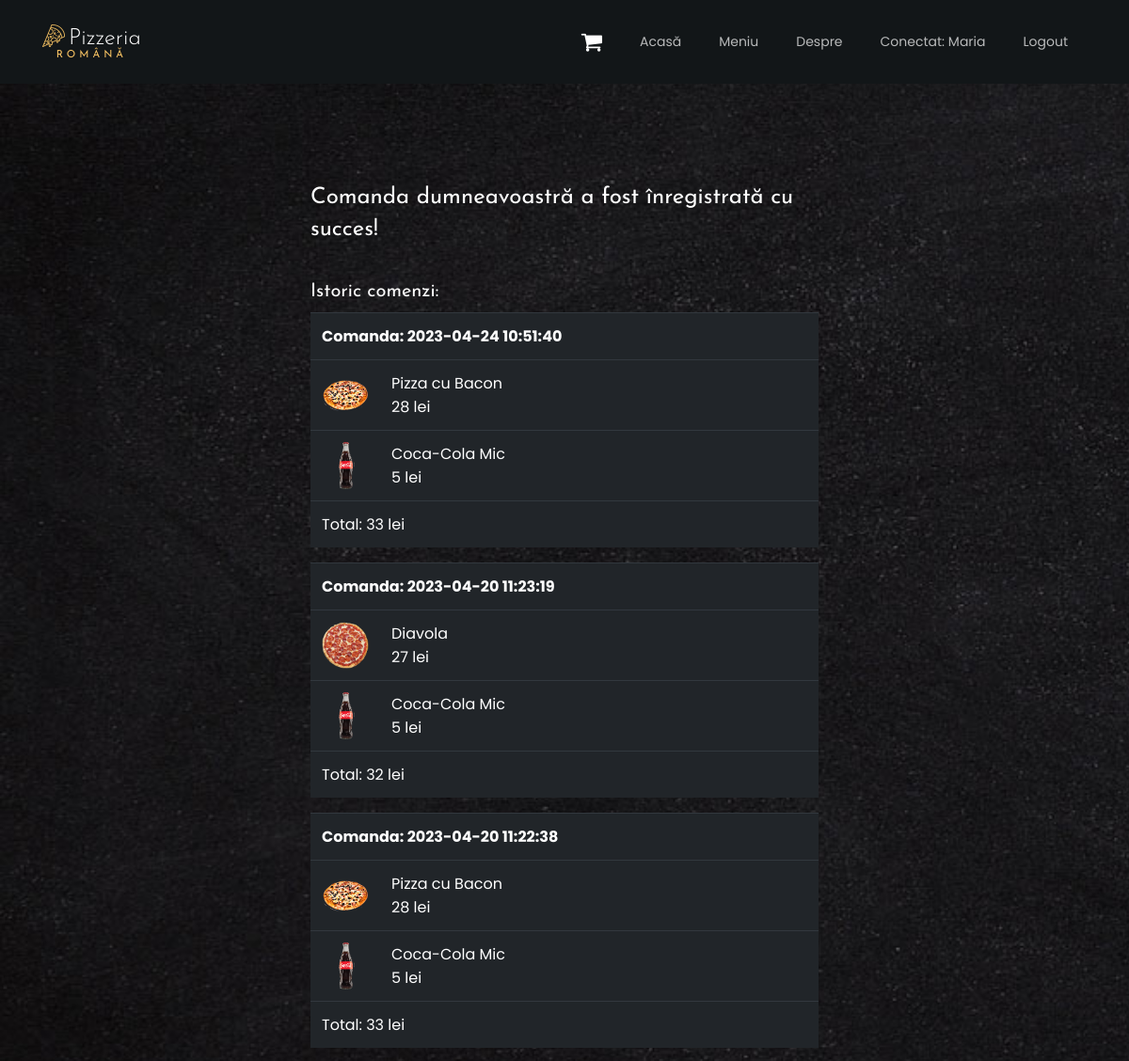
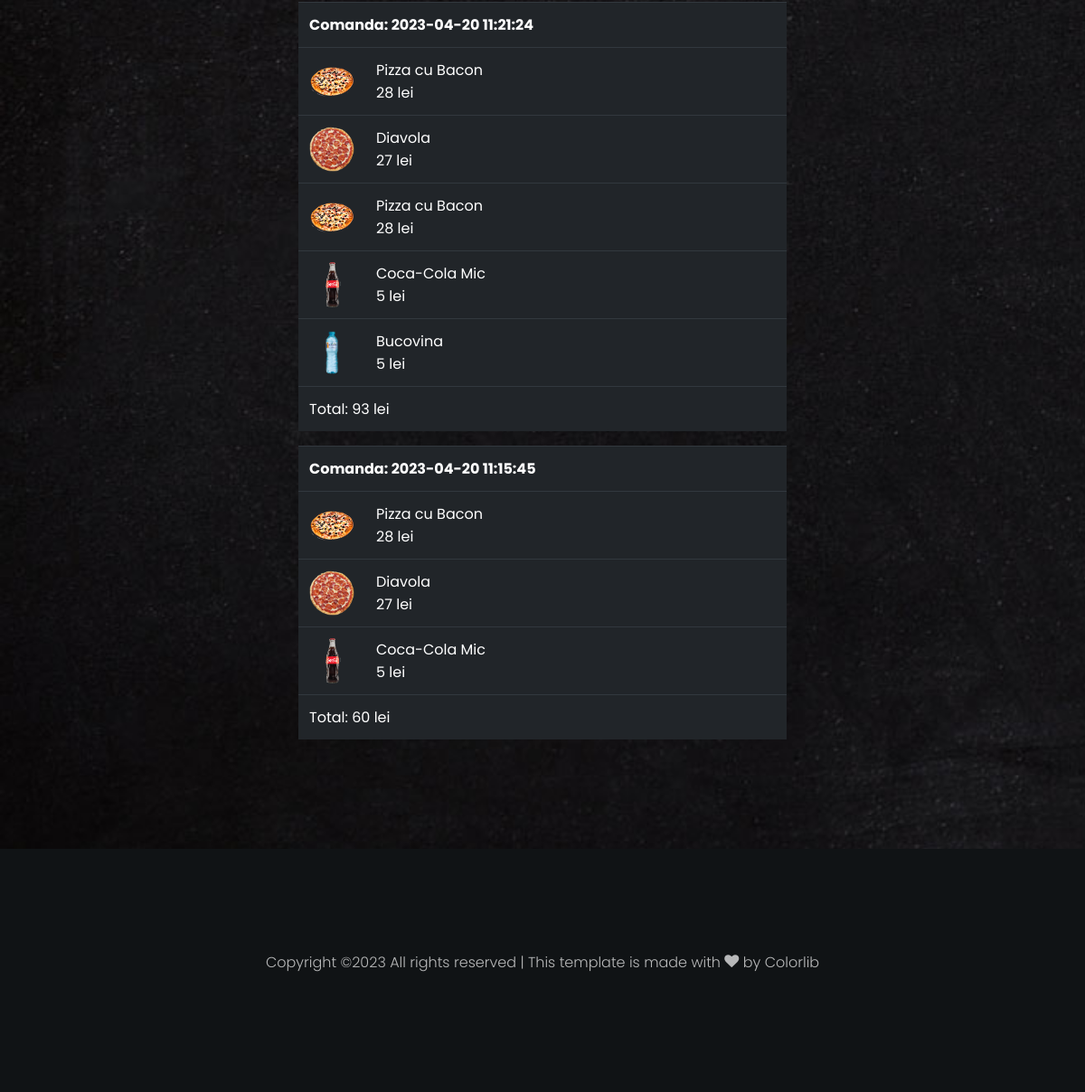
The page /thanks.php (signed in) on the database its author committed (2 pictures, top to bottom).
### tables this page shows
CREATE TABLE `user` (
  `id` int NOT NULL,
  `lastname` varchar(50) NOT NULL,
  `firstname` varchar(50) NOT NULL,
  `email` varchar(50) NOT NULL,
  `phone` varchar(20) NOT NULL,
  `password` varchar(200) NOT NULL,
  `admin` tinyint(1) NOT NULL
);

CREATE TABLE `command` (
  `id` int NOT NULL,
  `datetime` datetime NOT NULL DEFAULT CURRENT_TIMESTAMP,
  `address` varchar(256) NOT NULL,
  `user_id` int NOT NULL
);

CREATE TABLE `pizza_archive` (
  `id` int NOT NULL,
  `pizza_id` int NOT NULL,
  `command_id` int NOT NULL
);

CREATE TABLE `pizza` (
  `id` int NOT NULL,
  `name` varchar(50) NOT NULL,
  `ingredients` text NOT NULL,
  `price` float NOT NULL,
  `weight` float NOT NULL,
  `image` varchar(255) NOT NULL
);

CREATE TABLE `drink_archive` (
  `id` int NOT NULL,
  `drink_id` int NOT NULL,
  `command_id` int NOT NULL
);

CREATE TABLE `drink` (
  `id` int NOT NULL,
  `name` varchar(50) NOT NULL,
  `size` int NOT NULL,
  `price` float NOT NULL,
  `image` varchar(255) NOT NULL
);

### logger.php (called while the page is built, shortened)
<?php
require_once "database.php";
$db = new DataBase();
class Logger
{
    public static function GetUser()
    {
        if (isset($_SESSION['user-lastname']))
        {
            $user = array(
                'id' => $_SESSION['user-id'],
                'lastname' => $_SESSION['user-lastname'],
                'firstname' => $_SESSION['user-firstname'],
                'email' => $_SESSION['user-email'],
                'phone' => $_SESSION['user-phone'],
            );
            return $user;
        }
        return NULL;
    }
    public static function IsLogged()
    {
        return Logger::GetUser() != NULL;
    }
    public static function IsAdmin()
    {
        global $db;
        $user = Logger::GetUser();
        $db_user = $db->Get('user', 'email', $user['email']);
        return false;
    }
}
?>

### database.php (called while the page is built, shortened)
<?php
class DataBase
{
    private $connection = NULL;
    public function __construct()
    {
        $this->connection = mysqli_connect('localhost', 'gabi', '2002', 'pizzeria')
        or die("Failed to connect: ".mysqli_error($this->connection));
    }
    public function Get($table, $column = NULL, $value = NULL, $sort = NULL, $sort_column = NULL)
    {
        if ($column == NULL || $value == NULL)
            $sql_command = "SELECT * FROM $table";
        else
            $sql_command = "SELECT * FROM $table WHERE $column = '$value'";
        $result = mysqli_query($this->connection, $sql_command) or die(mysqli_error($this->connection));
        if ($result->num_rows == 1)
            return mysqli_fetch_assoc($result);
        $arr = array();
        return $arr;
    }
    public function GetArray($table, $column = NULL, $value = NULL, $sort = NULL, $sort_column = NULL)
    {
        if ($column == NULL || $value == NULL)
            $sql_command = "SELECT * FROM $table";
        else
            $sql_command = "SELECT * FROM $table WHERE $column = '$value'";
        if ($sort == "ASC" && $sort_column != NULL)
        {
            $sql_command .= " ORDER BY ".$sort_column." ASC";
        }
        else if ($sort == "DESC" && $sort_column != NULL)
        {
            $sql_command .= " ORDER BY ".$sort_column." DESC";
        }
        $result = mysqli_query($this->connection, $sql_command) or die(mysqli_error($this->connection));
        $arr = array();
        while ($el = mysqli_fetch_assoc($result))
            array_push($arr, $el);
        return $arr;
    }
}
?>

### thanks.php (the view, shortened to what this page needs)
<?php
include "layout/head.php";
?>
<body>
<?php
include "layout/navbar.php";
?>
<section class="ftco-section contact-section">
    <div class="container">
        <div class="row block-9">
            <div class="col-md-3"></div>
                <div class="col-md-6 ftco-animate">
                    <h4>Comanda dumneavoastră a fost înregistrată cu succes!</h4>
                    <br>
                    <h5>Istoric comenzi:</h5>
                    <?php
                        $orders = $db->GetArray("command", "user_id", Logger::GetUser()['id'], "DESC", "datetime");
                        if ($orders != NULL)
                        {
                            foreach ($orders as $order)
                            {
                    ?>
                        <table class="table table-dark">
                            <tbody>
                                <tr>
                                    <th scope="col" colspan="2">Comanda: <?php echo $order['datetime']; ?></th>
                                </tr>
                                <?php
                                    $total = 0.0;
                                    $pizza_archive = $db->GetArray("pizza_archive", "command_id", $order['id']);
                                    foreach ($pizza_archive as $archive)
                                    {
                                        $pizza = $db->Get("pizza", "id", $archive['pizza_id']);
                                        $total += $pizza['price'];
                                        echo "<tr>";
                                        echo     "<td class='table-cell-img'>";
                                        echo        "<img class='table-img' src='".$pizza['image']."''>";
                                        echo     "</td>";
                                        echo     "<td>";
                                        echo        "<div>".$pizza['name']."</div>";
                                        echo        "<div>".$pizza['price']." lei</div>";
                                        echo     "</td>";
                                        echo "</tr>";
                                    }
                                    $drink_archive = $db->GetArray("drink_archive", "command_id", $order['id']);
                                    foreach ($drink_archive as $archive)
                                    {
                                        $drink = $db->Get("drink", "id", $archive['drink_id']);
                                        $total += $drink['price'];
                                        echo "<tr>";
                                        echo     "<td class='table-cell-img'>";
                                        echo        "<img class='table-img' src='".$drink['image']."''>";
                                        echo     "</td>";
                                        echo     "<td>";
                                        echo        "<div>".$drink['name']."</div>";
                                        echo        "<div>".$drink['price']." lei</div>";
                                        echo     "</td>";
                                        echo "</tr>";
                                    }
                                    echo "<tr>";
                                    echo "<td colspan='2'>Total: ".$total." lei</td>";
                                    echo "</tr>";
                                ?>
                            </tbody>
                        </table>
                    <?php
                            }
                        }
                    ?>
                </div>
            </div>
        </div>
</section>
<?php
include "layout/end.php";
?>
</body>

### layout/head.php (shortened to what this page needs)
<head>
    <link rel="stylesheet" href="bootstrap-css/open-iconic-bootstrap.min.css">
    <link rel="stylesheet" href="bootstrap-css/animate.css">
    <link rel="stylesheet" href="bootstrap-css/owl.carousel.min.css">
    <link rel="stylesheet" href="bootstrap-css/owl.theme.default.min.css">
    <link rel="stylesheet" href="bootstrap-css/magnific-popup.css">
    <link rel="stylesheet" href="bootstrap-css/aos.css">
    <link rel="stylesheet" href="bootstrap-css/ionicons.min.css">
    <link rel="stylesheet" href="bootstrap-css/bootstrap-datepicker.css">
    <link rel="stylesheet" href="bootstrap-css/jquery.timepicker.css">
    <link rel="stylesheet" href="bootstrap-css/flaticon.css">
    <link rel="stylesheet" href="bootstrap-css/icomoon.css">
    <link rel="stylesheet" href="bootstrap-css/style.css">
    <link rel="stylesheet" href="https://cdnjs.cloudflare.com/ajax/libs/font-awesome/4.7.0/css/font-awesome.min.css">
    <link rel="stylesheet" href="css/style.css">
</head>

### layout/navbar.php (shortened to what this page needs)
<?php
include "logger.php";
?>
<nav class="navbar navbar-expand-lg navbar-dark ftco_navbar bg-dark ftco-navbar-light" id="ftco-navbar">
	<div class="container">
	    <a class="navbar-brand" href="index.php"><span class="flaticon-pizza-1 mr-1"></span>Pizzeria<br><small>Română</small></a>
	    <div class="collapse navbar-collapse" id="ftco-nav">
	        <ul class="navbar-nav ml-auto">
				<li class="nav-item"><a href="cart.php" class="nav-link"><i class="fa fa-shopping-cart" style="font-size:24px;color:white"></i></a></li>
	            <li class="nav-item"><a href="index.php" class="nav-link">Acasă</a></li>
	            <li class="nav-item"><a href="menu.php" class="nav-link">Meniu</a></li>
	            <li class="nav-item"><a href="about.php" class="nav-link">Despre</a></li>
	            <?php
				if (!Logger::IsLogged())
				{
					echo "<li class='nav-item'><a href='login.php' class='nav-link'>Autentificare</a></li>";
				}
				else
				{
					$user = Logger::GetUser();
					if (Logger::IsAdmin())
					{
						echo "<li class='nav-item'><a href='add-pizza.php' class='nav-link'>Pizza Nouă</a></li>";
						echo "<li class='nav-item'><a href='add-drink.php' class='nav-link'>Băutură Nouă</a></li>";
					}
					echo "<li class='nav-item'><a href='' class='nav-link'>Conectat: ".$user['firstname']."</a></li>";
					echo "<li class='nav-item'><a href='logout.php' class='nav-link'>Logout</a></li>";
				}
				?>
	        </ul>
	    </div>
	</div>
</nav>

### layout/end.php (shortened to what this page needs)
<footer class="ftco-footer ftco-section img">
        <div class="container">
            <div class="row">
                <div class="col-md-12 text-center">
                    <p>
                    Copyright &copy;<script>document.write(new Date().getFullYear());</script> All rights reserved | This template is made with <i class="icon-heart" aria-hidden="true"></i> by <a href="https://colorlib.com" target="_blank">Colorlib</a>
                    </p>
                </div>
            </div>
        </div>
</footer>

### css/style.css (style rules this page uses)
.table-cell-img { width: 50px; text-align: center; }
.table-img { max-width: 50px; max-height: 50px; }

### rows shown on the page
user: firstname "Maria"
command: datetime "2023-04-24 10:51:40", total "33"
pizza_archive: pizza.image (picture), pizza.name "Pizza cu Bacon", pizza.price "28"
drink_archive: drink.image (picture), drink.name "Coca-Cola Mic", drink.price "5"
command: datetime "2023-04-20 11:23:19", total "32"
pizza_archive: pizza.image (picture), pizza.name "Diavola", pizza.price "27"
drink_archive: drink.image (picture), drink.name "Coca-Cola Mic", drink.price "5"
command: datetime "2023-04-20 11:22:38", total "33"
pizza_archive: pizza.image (picture), pizza.name "Pizza cu Bacon", pizza.price "28"
drink_archive: drink.image (picture), drink.name "Coca-Cola Mic", drink.price "5"
command: datetime "2023-04-20 11:21:24", total "93"
pizza_archive: pizza.image (picture), pizza.name "Pizza cu Bacon", pizza.price "28"
pizza_archive: pizza.image (picture), pizza.name "Diavola", pizza.price "27"
pizza_archive: pizza.image (picture), pizza.name "Pizza cu Bacon", pizza.price "28"
drink_archive: drink.image (picture), drink.name "Coca-Cola Mic", drink.price "5"
drink_archive: drink.image (picture), drink.name "Bucovina", drink.price "5"
command: datetime "2023-04-20 11:15:45", total "60"
pizza_archive: pizza.image (picture), pizza.name "Pizza cu Bacon", pizza.price "28"
pizza_archive: pizza.image (picture), pizza.name "Diavola", pizza.price "27"
drink_archive: drink.image (picture), drink.name "Coca-Cola Mic", drink.price "5"
